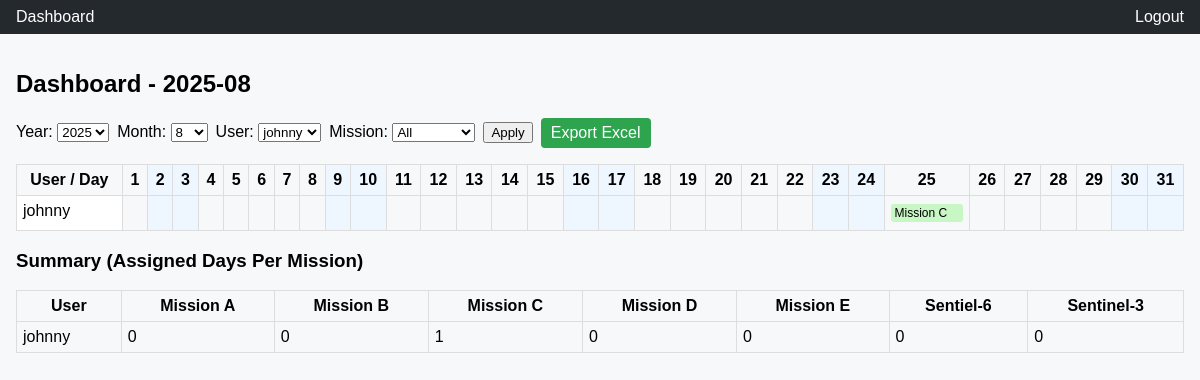
Screenshot of /?user_id=2 (signed in) with the database file from the repository.
### mpf_scheduler/models.py (models this page shows, shortened)
class User(UserMixin, db.Model):
    id = db.Column(db.Integer, primary_key=True)
    username = db.Column(db.String(150), unique=True, nullable=False)
    password = db.Column(db.String(255), nullable=False)
    role = db.Column(db.String(50), nullable=False, default='user')
    assignments = db.relationship('Assignment', backref='user', lazy=True, cascade="all, delete-orphan")
    on_call_assignments = db.relationship('OnCallAssignment', backref='user', lazy=True, cascade="all, delete-orphan")

class Mission(db.Model):
    id = db.Column(db.Integer, primary_key=True)
    name = db.Column(db.String(150), unique=True, nullable=False)
    assignments = db.relationship('Assignment', backref='mission', lazy=True, cascade="all, delete-orphan")
    on_call_assignments = db.relationship('OnCallAssignment', backref='mission', lazy=True, cascade="all, delete-orphan")

### mpf_scheduler/views.py (the view)
@main.route('/')
@login_required
def dashboard():
    now = datetime.now()
    year = request.args.get('year', now.year, type=int)
    month = request.args.get('month', now.month, type=int)
    filter_user = request.args.get('user_id', type=int)
    filter_mission = request.args.get('mission_id', type=int)
    users = User.query.order_by(User.username).all()
    missions = Mission.query.order_by(Mission.name).all()
    if filter_user:
        users = [u for u in users if u.id == filter_user]
    if filter_mission:
        missions = [m for m in missions if m.id == filter_mission]
    dates = get_month_dates(year, month)
    first_day = date(year, month, 1)
    last_day = date(year, month, calendar.monthrange(year, month)[1])
    assignments = Assignment.query.filter(Assignment.date >= first_day, Assignment.date <= last_day).all()
    on_calls = OnCallAssignment.query.filter(OnCallAssignment.date >= first_day, OnCallAssignment.date <= last_day).all()
    if filter_user:
        assignments = [a for a in assignments if a.user_id == filter_user]
        on_calls = [o for o in on_calls if o.user_id == filter_user]
    if filter_mission:
        assignments = [a for a in assignments if a.mission_id == filter_mission]
        on_calls = [o for o in on_calls if o.mission_id == filter_mission]
    assignment_map = {d: {m.id: [] for m in missions} for d in dates}
    on_call_map = {d: {m.id: [] for m in missions} for d in dates}
    for a in assignments:
        if a.mission_id in [m.id for m in missions]:
            assignment_map[a.date][a.mission_id].append(a.user.username)
    for oc in on_calls:
        if oc.mission_id in [m.id for m in missions]:
            on_call_map[oc.date][oc.mission_id].append(oc.user.username)
    user_summary = defaultdict(lambda: defaultdict(int))
    for a in assignments:
        user_summary[a.user.username][a.mission.name] += 1
    return render_template('dashboard.html',
                           year=year, month=month, dates=dates,
                           users=users, missions=missions,
                           assignment_map=assignment_map, on_call_map=on_call_map,
                           user_summary=user_summary,
                           all_users=User.query.order_by(User.username).all(),
                           all_missions=Mission.query.order_by(Mission.name).all(),
                           filter_user=filter_user, filter_mission=filter_mission)

### mpf_scheduler/__init__.py (called while the page is built)
def create_app():
    app = Flask(__name__, instance_relative_config=True)
    app.config.from_mapping(
        SECRET_KEY='dev',
        SQLALCHEMY_DATABASE_URI='sqlite:///mpf_scheduler.db',
        SQLALCHEMY_TRACK_MODIFICATIONS=False,
        WTF_CSRF_TIME_LIMIT=None
    )
    app.config.from_pyfile('config.py', silent=True)
    db.init_app(app)
    bcrypt.init_app(app)
    csrf.init_app(app)
    login_manager.init_app(app)
    from .models import User  # noqa
    @login_manager.user_loader
    def load_user(user_id):
        from .models import User
        return User.query.get(int(user_id))
    from .auth import auth as auth_blueprint
    from .views import main as main_blueprint
    app.register_blueprint(auth_blueprint)
    app.register_blueprint(main_blueprint)
    return app

### mpf_scheduler/views.py (called while the page is built)
def get_month_dates(year, month):
    _, num_days = calendar.monthrange(year, month)
    return [date(year, month, day) for day in range(1, num_days+1)]

### mpf_scheduler/templates/dashboard.html (shortened to what this page needs)
{% extends 'base.html' %}
{% block content %}
<h2>Dashboard - {{ year }}-{{ '%02d' % month }}</h2>
<form method="get" class="filters">
  <label>Year:
    <select name="year">
      {% for y in range(year-2, year+3) %}
        <option value="{{ y }}" {% if y == year %}selected{% endif %}>{{ y }}</option>
      {% endfor %}
    </select>
  </label>
  <label>Month:
    <select name="month">
      {% for m in range(1,13) %}
        <option value="{{ m }}" {% if m == month %}selected{% endif %}>{{ m }}</option>
      {% endfor %}
    </select>
  </label>
  <label>User:
    <select name="user_id">
      {% for u in all_users %}
        <option value="{{ u.id }}" {% if filter_user == u.id %}selected{% endif %}>{{ u.username }}</option>
      {% endfor %}
    </select>
  </label>
  <label>Mission:
    <select name="mission_id">
      <option value="">All</option>
    </select>
  </label>
  <button type="submit">Apply</button>
  <a class="btn" href="{{ url_for('main.export_excel', year=year, month=month) }}">Export Excel</a>
</form>
<table class="calendar">
  <thead>
    <tr>
      <th>User / Day</th>
      {% for d in dates %}
        <th class="{% if d.weekday()>=5 %}weekend{% endif %}">{{ d.day }}</th>
      {% endfor %}
    </tr>
  </thead>
  <tbody>
    {% for user in users %}
    <tr>
      <td class="sticky">{{ user.username }}</td>
      {% for d in dates %}
      <td class="{% if d.weekday()>=5 %}weekend{% endif %}">
        {% for mission in missions %}
          {% if user.username in assignment_map[d][mission.id] %}
            <div class="assignment">{{ mission.name }}</div>
          {% endif %}
        {% endfor %}
      </td>
      {% endfor %}
    </tr>
    {% endfor %}
  </tbody>
</table>
<h3>Summary (Assigned Days Per Mission)</h3>
<table class="summary">
  <thead>
    <tr>
      <th>User</th>
      {% for m in missions %}<th>{{ m.name }}</th>{% endfor %}
    </tr>
  </thead>
  <tbody>
    {% for user in users %}
    <tr>
      <td>{{ user.username }}</td>
      {% for m in missions %}
        <td>{{ user_summary[user.username][m.name] or 0 }}</td>
      {% endfor %}
    </tr>
    {% endfor %}
  </tbody>
</table>
{% endblock %}

### mpf_scheduler/static/style.css (style rules this page uses)
body { font-family: Arial, sans-serif; background: #f6f8fa; margin: 0; }
table { width:100%; border-collapse:collapse; margin-top:1rem; }
th, td { border:1px solid #ddd; padding:6px; vertical-align:top; }
th.weekend, td.weekend { background:#eef7ff; }
.assignment { background:#c8f7c5; margin:2px 0; padding:2px 4px; border-radius:3px; font-size:12px; }
.sticky { position:sticky; left:0; background:#fff; }
.filters { display:flex; gap:0.5rem; align-items:center; flex-wrap:wrap; }
.btn { background:#2ea44f; color:#fff; padding:6px 10px; border-radius:4px; text-decoration:none; }

### rows the page displays
User: username "johnny", username.name "0", username.name "1"
Mission: name "Mission C"
Mission: name "Mission A"
Mission: name "Mission B"
Mission: name "Mission D"
Mission: name "Mission E"
Mission: name "Sentiel-6"
Mission: name "Sentinel-3"

### other values shown
{{ year }} "2025"
{{ '%02d' % month }} "08"
{{ d.day }} "1" "2" "3" "4" "5" "6" "7" "8" "9" "10" "11" "12" "13" "14" "15" "16" "17" "18" "19" "20" "21" "22" "23" "24" "25" "26" "27" "28" "29" "30" "31"
form field year "2025"
form field month "8"
form field user_id "johnny"
